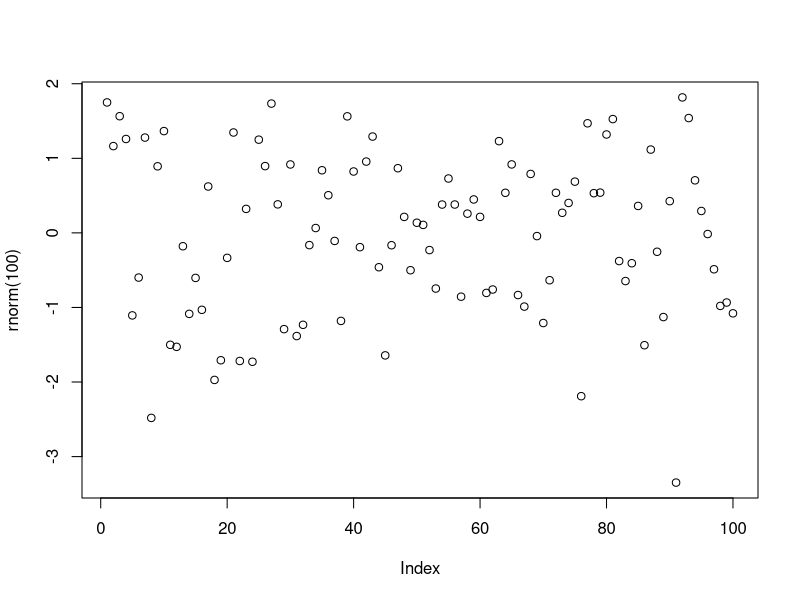
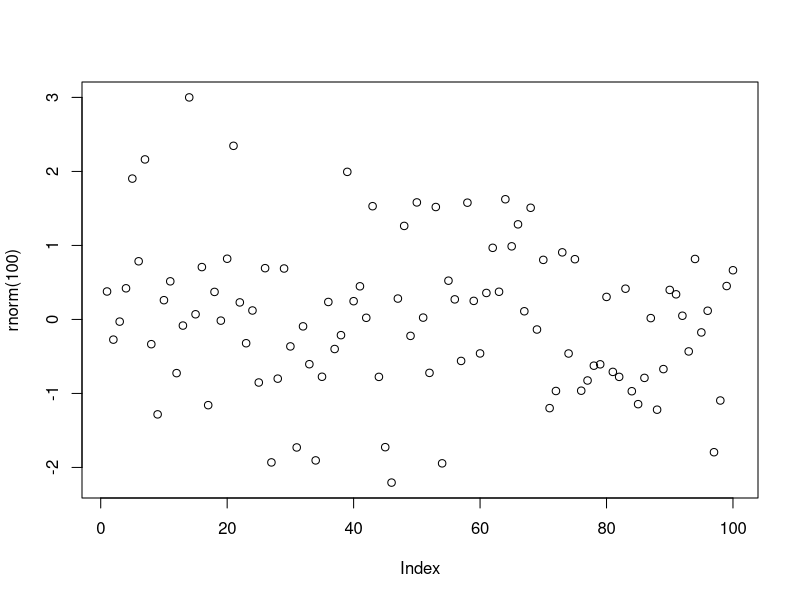
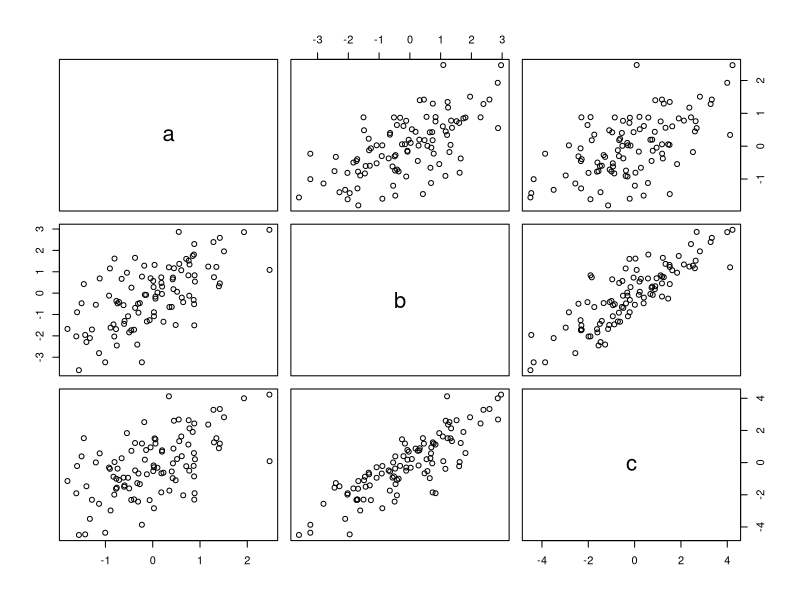
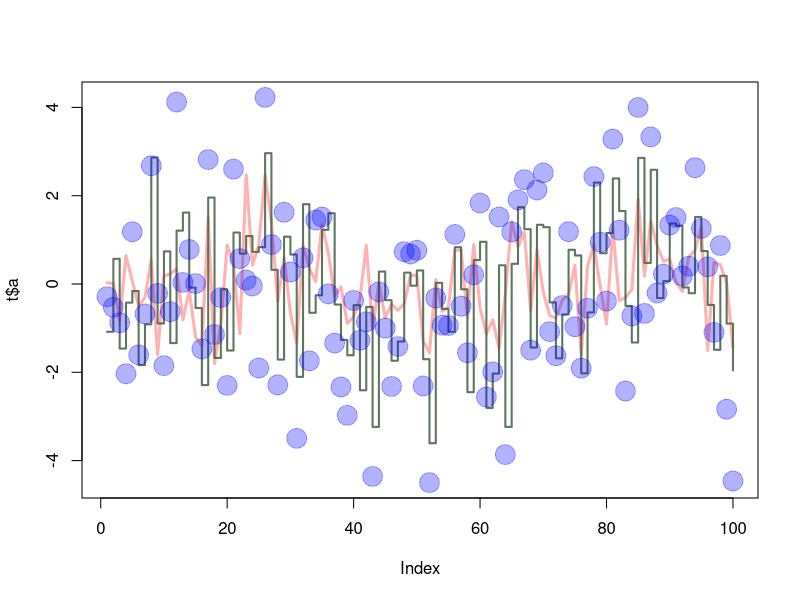
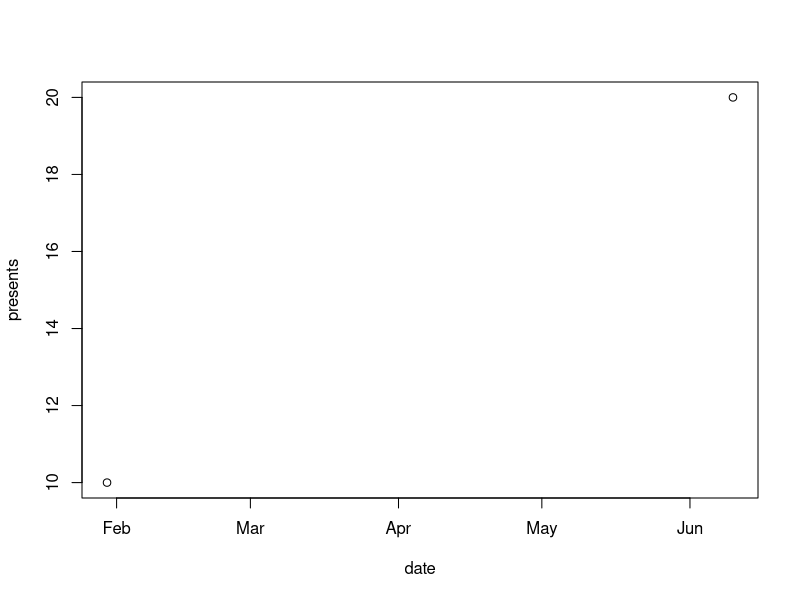

These charts were generated, in order, by the following R code:
## ---- chunk 1
((2017-2015)/(2017-1991))*100
## ---- chunk 2
x= (2017-2015)
y= (2017-1991)
percent= 100
x/y*percent
## ---- chunk 3
vector= c(4,5,8,11)
sum(vector)
## ---- chunk 4
plot(rnorm(100))
## ---- chunk 5
help(sqrt)
## ---- chunk 6
plot(rnorm(100))
## ---- chunk 7
P= seq(from=31, to=60, by=10)
Q= matrix(P,ncol=5, nrow=6)
P
Q
## ---- chunk 8
x1=rnorm(100)
x2=rnorm(100)
x3=rnorm(100)
t= data.frame(a=x1, b=x1+x2, c=x1+x2+x3)
plot(t)
## ---- chunk 9
plot(t$a, type="l", ylim=range(t), lwd=3, col=rgb(1,0,0,0.3))
lines(t$b, type="s", lwd=2, col=rgb(0.3,0.4,0.3,0.9))
points(t$c, pch=20, cex=4, col=rgb(0,0,1,0.3))
## ---- chunk 10
data= read.table(file="tst1.txt",header=TRUE)
data$g*5
## ---- chunk 11
write.table(data$g*5,file="tst2.txt",row.names=FALSE)
## ---- chunk 12
mean(sqrt(rnorm(100)))
## ---- chunk 13
date=strptime(c("20170130","20170610"),format="%Y%m%d")
presents=c(10,20)
plot(date, presents)
## ---- chunk 14
s=1:100
for(i in 1:100)
{
  if(s[i]<5 | s[i]>90)
  {
    s[i]=s[i]*10;
  } else
  {
    s[i]=s[i]*0.1;
  }
}
s
## ---- chunk 15
func= function(arg1)
{
  l= length(arg1)
  for(i in 1:l)
  {
    if(arg1[i]<5 | arg1[i]>90)
    {
      arg1[i]= arg1[i]*10
    } else
    {
      arg1[i]= arg1[i]*0.1
    }
  }
  return(arg1)
}
func(arg1=1:95)
## ---- chunk 16
a=seq(from=10, to=40, by=10)
b=seq(from=0.5, to=9.0, by=0.1)
c=seq(from=910, to=1000, by=10)
c(a,b,c)
